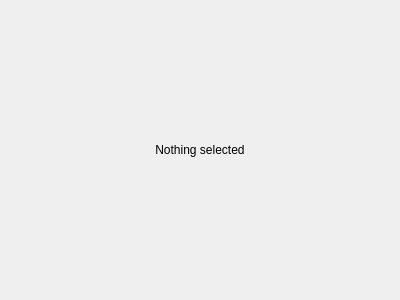
<?xml version="1.0" encoding="UTF-8"?>
<ui version="4.0">
 <class>Form</class>
 <widget class="QWidget" name="Form">
  <property name="geometry">
   <rect>
    <x>0</x>
    <y>0</y>
    <width>400</width>
    <height>300</height>
   </rect>
  </property>
  <property name="windowTitle">
   <string>Form</string>
  </property>
  <layout class="QGridLayout" name="gridLayout">
   <item row="0" column="0">
    <layout class="QGridLayout" name="gridLayout_2">
     <property name="spacing">
      <number>8</number>
     </property>
     <item row="0" column="0">
      <widget class="QLabel" name="t_label">
       <property name="text">
        <string>Nothing selected</string>
       </property>
       <property name="alignment">
        <set>Qt::AlignCenter</set>
       </property>
      </widget>
     </item>
    </layout>
   </item>
  </layout>
 </widget>
 <resources/>
 <connections/>
</ui>
